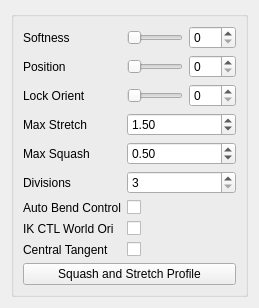
<?xml version="1.0" encoding="UTF-8"?>
<ui version="4.0">
 <class>Form</class>
 <widget class="QWidget" name="Form">
  <property name="geometry">
   <rect>
    <x>0</x>
    <y>0</y>
    <width>259</width>
    <height>265</height>
   </rect>
  </property>
  <property name="windowTitle">
   <string>Form</string>
  </property>
  <layout class="QGridLayout" name="gridLayout">
   <item row="0" column="0">
    <widget class="QGroupBox" name="groupBox">
     <property name="title">
      <string/>
     </property>
     <layout class="QGridLayout" name="gridLayout_2">
      <item row="0" column="0">
       <layout class="QVBoxLayout" name="verticalLayout">
        <item>
         <layout class="QFormLayout" name="formLayout">
          <item row="0" column="0">
           <widget class="QLabel" name="softness_label">
            <property name="text">
             <string>Softness</string>
            </property>
           </widget>
          </item>
          <item row="0" column="1">
           <layout class="QHBoxLayout" name="horizontalLayout_3">
            <item>
             <widget class="QSlider" name="softness_slider">
              <property name="minimumSize">
               <size>
                <width>0</width>
                <height>15</height>
               </size>
              </property>
              <property name="maximum">
               <number>100</number>
              </property>
              <property name="orientation">
               <enum>Qt::Horizontal</enum>
              </property>
             </widget>
            </item>
            <item>
             <widget class="QSpinBox" name="softness_spinBox">
              <property name="maximum">
               <number>100</number>
              </property>
             </widget>
            </item>
           </layout>
          </item>
          <item row="1" column="0">
           <widget class="QLabel" name="softness_label_2">
            <property name="text">
             <string>Position</string>
            </property>
           </widget>
          </item>
          <item row="1" column="1">
           <layout class="QHBoxLayout" name="horizontalLayout_4">
            <item>
             <widget class="QSlider" name="position_slider">
              <property name="minimumSize">
               <size>
                <width>0</width>
                <height>15</height>
               </size>
              </property>
              <property name="maximum">
               <number>100</number>
              </property>
              <property name="orientation">
               <enum>Qt::Horizontal</enum>
              </property>
             </widget>
            </item>
            <item>
             <widget class="QSpinBox" name="position_spinBox">
              <property name="maximum">
               <number>100</number>
              </property>
             </widget>
            </item>
           </layout>
          </item>
          <item row="2" column="0">
           <widget class="QLabel" name="softness_label_3">
            <property name="text">
             <string>Lock Orient</string>
            </property>
           </widget>
          </item>
          <item row="2" column="1">
           <layout class="QHBoxLayout" name="horizontalLayout_5">
            <item>
             <widget class="QSlider" name="lockOri_slider">
              <property name="minimumSize">
               <size>
                <width>0</width>
                <height>15</height>
               </size>
              </property>
              <property name="maximum">
               <number>100</number>
              </property>
              <property name="orientation">
               <enum>Qt::Horizontal</enum>
              </property>
             </widget>
            </item>
            <item>
             <widget class="QSpinBox" name="lockOri_spinBox">
              <property name="maximum">
               <number>100</number>
              </property>
             </widget>
            </item>
           </layout>
          </item>
          <item row="3" column="0">
           <widget class="QLabel" name="maxStretch_label">
            <property name="sizePolicy">
             <sizepolicy hsizetype="MinimumExpanding" vsizetype="MinimumExpanding">
              <horstretch>0</horstretch>
              <verstretch>0</verstretch>
             </sizepolicy>
            </property>
            <property name="text">
             <string>Max Stretch</string>
            </property>
           </widget>
          </item>
          <item row="3" column="1">
           <widget class="QDoubleSpinBox" name="maxStretch_spinBox">
            <property name="sizePolicy">
             <sizepolicy hsizetype="MinimumExpanding" vsizetype="Fixed">
              <horstretch>0</horstretch>
              <verstretch>0</verstretch>
             </sizepolicy>
            </property>
            <property name="minimum">
             <double>1.000000000000000</double>
            </property>
            <property name="singleStep">
             <double>0.100000000000000</double>
            </property>
            <property name="value">
             <double>1.500000000000000</double>
            </property>
           </widget>
          </item>
          <item row="4" column="0">
           <widget class="QLabel" name="maxSquash_label">
            <property name="sizePolicy">
             <sizepolicy hsizetype="MinimumExpanding" vsizetype="MinimumExpanding">
              <horstretch>0</horstretch>
              <verstretch>0</verstretch>
             </sizepolicy>
            </property>
            <property name="text">
             <string>Max Squash</string>
            </property>
           </widget>
          </item>
          <item row="4" column="1">
           <widget class="QDoubleSpinBox" name="maxSquash_spinBox">
            <property name="sizePolicy">
             <sizepolicy hsizetype="MinimumExpanding" vsizetype="Fixed">
              <horstretch>0</horstretch>
              <verstretch>0</verstretch>
             </sizepolicy>
            </property>
            <property name="minimum">
             <double>0.100000000000000</double>
            </property>
            <property name="maximum">
             <double>1.000000000000000</double>
            </property>
            <property name="singleStep">
             <double>0.100000000000000</double>
            </property>
            <property name="value">
             <double>0.500000000000000</double>
            </property>
           </widget>
          </item>
          <item row="5" column="0">
           <widget class="QLabel" name="divisions_label">
            <property name="text">
             <string>Divisions</string>
            </property>
           </widget>
          </item>
          <item row="5" column="1">
           <widget class="QSpinBox" name="division_spinBox">
            <property name="sizePolicy">
             <sizepolicy hsizetype="Expanding" vsizetype="Fixed">
              <horstretch>0</horstretch>
              <verstretch>0</verstretch>
             </sizepolicy>
            </property>
            <property name="minimum">
             <number>3</number>
            </property>
            <property name="value">
             <number>3</number>
            </property>
           </widget>
          </item>
          <item row="6" column="1">
           <widget class="QCheckBox" name="autoBend_checkBox">
            <property name="text">
             <string/>
            </property>
           </widget>
          </item>
          <item row="6" column="0">
           <widget class="QLabel" name="autoBend_label">
            <property name="text">
             <string>Auto Bend Control</string>
            </property>
           </widget>
          </item>
          <item row="8" column="1">
           <widget class="QCheckBox" name="centralTangent_checkBox">
            <property name="text">
             <string/>
            </property>
           </widget>
          </item>
          <item row="8" column="0">
           <widget class="QLabel" name="centralTangent_label">
            <property name="text">
             <string>Central Tangent</string>
            </property>
           </widget>
          </item>
          <item row="7" column="1">
           <widget class="QCheckBox" name="IKWorldOri_checkBox">
            <property name="toolTip">
             <string>&lt;html&gt;&lt;head/&gt;&lt;body&gt;&lt;p&gt;If checked the IK controls will be oriented to world space in XYZ&lt;/p&gt;&lt;/body&gt;&lt;/html&gt;</string>
            </property>
            <property name="text">
             <string/>
            </property>
           </widget>
          </item>
          <item row="7" column="0">
           <widget class="QLabel" name="autoBend_label_2">
            <property name="text">
             <string>IK CTL World Ori</string>
            </property>
           </widget>
          </item>
         </layout>
        </item>
        <item>
         <widget class="QPushButton" name="squashStretchProfile_pushButton">
          <property name="text">
           <string>Squash and Stretch Profile</string>
          </property>
         </widget>
        </item>
       </layout>
      </item>
     </layout>
    </widget>
   </item>
  </layout>
 </widget>
 <resources/>
 <connections>
  <connection>
   <sender>softness_slider</sender>
   <signal>sliderMoved(int)</signal>
   <receiver>softness_spinBox</receiver>
   <slot>setValue(int)</slot>
   <hints>
    <hint type="sourcelabel">
     <x>187</x>
     <y>30</y>
    </hint>
    <hint type="destinationlabel">
     <x>235</x>
     <y>28</y>
    </hint>
   </hints>
  </connection>
  <connection>
   <sender>softness_spinBox</sender>
   <signal>valueChanged(int)</signal>
   <receiver>softness_slider</receiver>
   <slot>setValue(int)</slot>
   <hints>
    <hint type="sourcelabel">
     <x>235</x>
     <y>20</y>
    </hint>
    <hint type="destinationlabel">
     <x>187</x>
     <y>20</y>
    </hint>
   </hints>
  </connection>
  <connection>
   <sender>position_slider</sender>
   <signal>valueChanged(int)</signal>
   <receiver>position_spinBox</receiver>
   <slot>setValue(int)</slot>
   <hints>
    <hint type="sourcelabel">
     <x>156</x>
     <y>50</y>
    </hint>
    <hint type="destinationlabel">
     <x>208</x>
     <y>50</y>
    </hint>
   </hints>
  </connection>
  <connection>
   <sender>position_spinBox</sender>
   <signal>valueChanged(int)</signal>
   <receiver>position_slider</receiver>
   <slot>setValue(int)</slot>
   <hints>
    <hint type="sourcelabel">
     <x>218</x>
     <y>56</y>
    </hint>
    <hint type="destinationlabel">
     <x>176</x>
     <y>54</y>
    </hint>
   </hints>
  </connection>
  <connection>
   <sender>lockOri_spinBox</sender>
   <signal>valueChanged(int)</signal>
   <receiver>lockOri_slider</receiver>
   <slot>setValue(int)</slot>
   <hints>
    <hint type="sourcelabel">
     <x>207</x>
     <y>79</y>
    </hint>
    <hint type="destinationlabel">
     <x>165</x>
     <y>82</y>
    </hint>
   </hints>
  </connection>
  <connection>
   <sender>lockOri_slider</sender>
   <signal>valueChanged(int)</signal>
   <receiver>lockOri_spinBox</receiver>
   <slot>setValue(int)</slot>
   <hints>
    <hint type="sourcelabel">
     <x>111</x>
     <y>76</y>
    </hint>
    <hint type="destinationlabel">
     <x>198</x>
     <y>70</y>
    </hint>
   </hints>
  </connection>
  <connection>
   <sender>softness_slider</sender>
   <signal>valueChanged(int)</signal>
   <receiver>softness_spinBox</receiver>
   <slot>setValue(int)</slot>
   <hints>
    <hint type="sourcelabel">
     <x>97</x>
     <y>23</y>
    </hint>
    <hint type="destinationlabel">
     <x>207</x>
     <y>23</y>
    </hint>
   </hints>
  </connection>
 </connections>
</ui>
